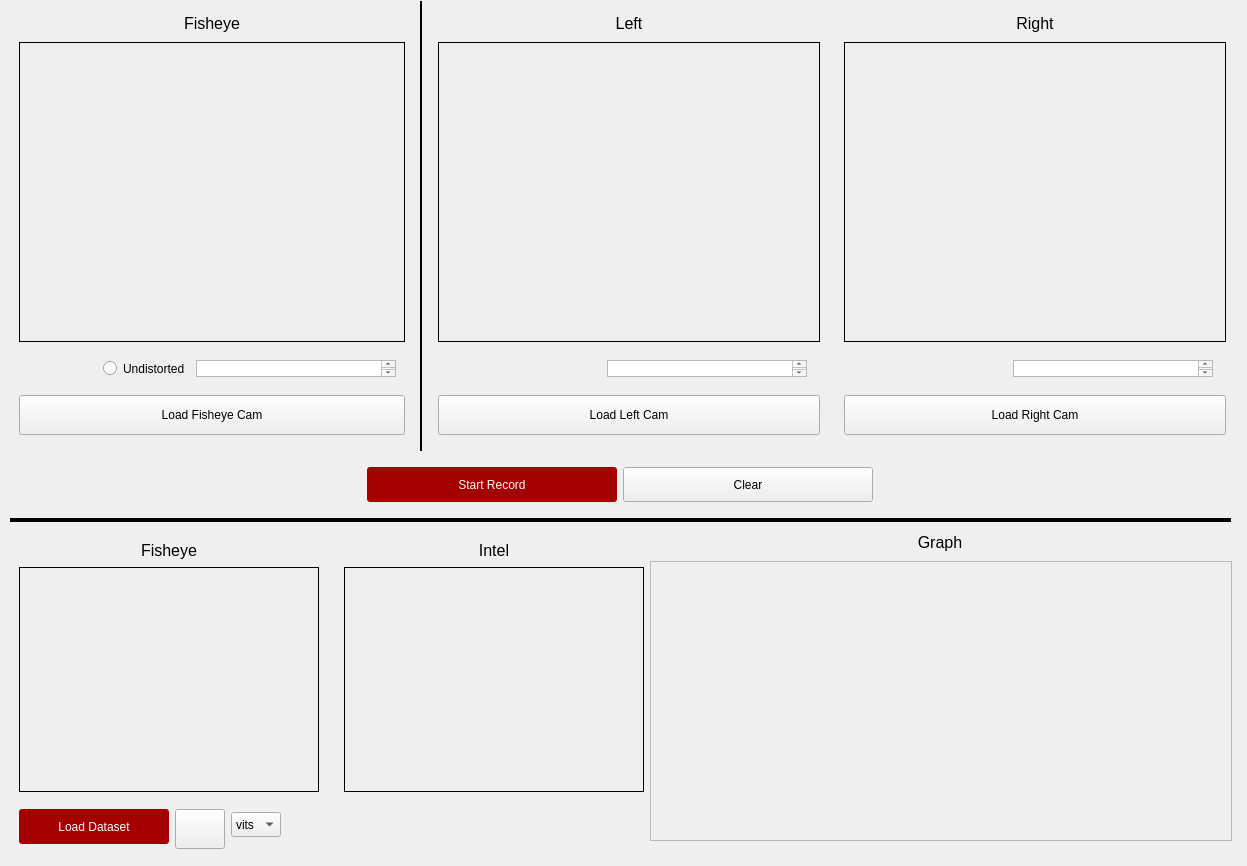
<?xml version="1.0" encoding="UTF-8"?>
<ui version="4.0">
 <class>Form</class>
 <widget class="QWidget" name="Form">
  <property name="geometry">
   <rect>
    <x>0</x>
    <y>0</y>
    <width>1247</width>
    <height>866</height>
   </rect>
  </property>
  <property name="windowTitle">
   <string>Form</string>
  </property>
  <widget class="Line" name="line_2">
   <property name="geometry">
    <rect>
     <x>10</x>
     <y>510</y>
     <width>1221</width>
     <height>21</height>
    </rect>
   </property>
   <property name="frameShadow">
    <enum>QFrame::Plain</enum>
   </property>
   <property name="lineWidth">
    <number>4</number>
   </property>
   <property name="orientation">
    <enum>Qt::Horizontal</enum>
   </property>
  </widget>
  <widget class="QWidget" name="verticalLayoutWidget_3">
   <property name="geometry">
    <rect>
     <x>10</x>
     <y>0</y>
     <width>1225</width>
     <height>510</height>
    </rect>
   </property>
   <layout class="QVBoxLayout" name="verticalLayout_3">
    <item>
     <layout class="QHBoxLayout" name="horizontalLayout">
      <item>
       <widget class="QFrame" name="verticalFrame_3">
        <property name="minimumSize">
         <size>
          <width>400</width>
          <height>450</height>
         </size>
        </property>
        <property name="maximumSize">
         <size>
          <width>16777215</width>
          <height>450</height>
         </size>
        </property>
        <layout class="QVBoxLayout" name="verticalLayout_8">
         <item>
          <widget class="QLabel" name="fisheyeLabel">
           <property name="minimumSize">
            <size>
             <width>100</width>
             <height>20</height>
            </size>
           </property>
           <property name="maximumSize">
            <size>
             <width>400</width>
             <height>20</height>
            </size>
           </property>
           <property name="font">
            <font>
             <pointsize>12</pointsize>
            </font>
           </property>
           <property name="text">
            <string>Fisheye</string>
           </property>
           <property name="alignment">
            <set>Qt::AlignCenter</set>
           </property>
          </widget>
         </item>
         <item>
          <widget class="QLabel" name="entaniyaFrame">
           <property name="minimumSize">
            <size>
             <width>160</width>
             <height>120</height>
            </size>
           </property>
           <property name="maximumSize">
            <size>
             <width>400</width>
             <height>300</height>
            </size>
           </property>
           <property name="layoutDirection">
            <enum>Qt::LeftToRight</enum>
           </property>
           <property name="frameShape">
            <enum>QFrame::Box</enum>
           </property>
           <property name="text">
            <string/>
           </property>
           <property name="alignment">
            <set>Qt::AlignCenter</set>
           </property>
          </widget>
         </item>
         <item>
          <widget class="QFrame" name="horizontalFrame">
           <property name="maximumSize">
            <size>
             <width>400</width>
             <height>35</height>
            </size>
           </property>
           <layout class="QHBoxLayout" name="horizontalLayout_5">
            <item>
             <widget class="QLabel" name="fpsLabel1">
              <property name="maximumSize">
               <size>
                <width>150</width>
                <height>20</height>
               </size>
              </property>
              <property name="text">
               <string/>
              </property>
             </widget>
            </item>
            <item>
             <widget class="QRadioButton" name="radioButton">
              <property name="text">
               <string>Undistorted</string>
              </property>
             </widget>
            </item>
            <item>
             <widget class="QTextBrowser" name="textBrowser">
              <property name="maximumSize">
               <size>
                <width>200</width>
                <height>20</height>
               </size>
              </property>
              <property name="html">
               <string>&lt;!DOCTYPE HTML PUBLIC &quot;-//W3C//DTD HTML 4.0//EN&quot; &quot;http://www.w3.org/TR/REC-html40/strict.dtd&quot;&gt;
&lt;html&gt;&lt;head&gt;&lt;meta name=&quot;qrichtext&quot; content=&quot;1&quot; /&gt;&lt;style type=&quot;text/css&quot;&gt;
p, li { white-space: pre-wrap; }
&lt;/style&gt;&lt;/head&gt;&lt;body style=&quot; font-family:'Ubuntu'; font-size:11pt; font-weight:400; font-style:normal;&quot;&gt;
&lt;p style=&quot;-qt-paragraph-type:empty; margin-top:0px; margin-bottom:0px; margin-left:0px; margin-right:0px; -qt-block-indent:0; text-indent:0px;&quot;&gt;&lt;br /&gt;&lt;/p&gt;&lt;/body&gt;&lt;/html&gt;</string>
              </property>
             </widget>
            </item>
           </layout>
          </widget>
         </item>
         <item>
          <widget class="QPushButton" name="loadFisheye">
           <property name="minimumSize">
            <size>
             <width>100</width>
             <height>25</height>
            </size>
           </property>
           <property name="maximumSize">
            <size>
             <width>400</width>
             <height>40</height>
            </size>
           </property>
           <property name="autoFillBackground">
            <bool>false</bool>
           </property>
           <property name="text">
            <string>Load Fisheye Cam</string>
           </property>
           <property name="iconSize">
            <size>
             <width>20</width>
             <height>20</height>
            </size>
           </property>
          </widget>
         </item>
        </layout>
       </widget>
      </item>
      <item>
       <widget class="Line" name="line">
        <property name="maximumSize">
         <size>
          <width>16777215</width>
          <height>450</height>
         </size>
        </property>
        <property name="frameShadow">
         <enum>QFrame::Plain</enum>
        </property>
        <property name="lineWidth">
         <number>2</number>
        </property>
        <property name="orientation">
         <enum>Qt::Vertical</enum>
        </property>
       </widget>
      </item>
      <item>
       <widget class="QFrame" name="verticalFrame_4">
        <property name="sizePolicy">
         <sizepolicy hsizetype="Preferred" vsizetype="Preferred">
          <horstretch>0</horstretch>
          <verstretch>0</verstretch>
         </sizepolicy>
        </property>
        <property name="minimumSize">
         <size>
          <width>400</width>
          <height>450</height>
         </size>
        </property>
        <property name="maximumSize">
         <size>
          <width>400</width>
          <height>450</height>
         </size>
        </property>
        <layout class="QVBoxLayout" name="verticalLayout_10">
         <item>
          <widget class="QLabel" name="leftLabel">
           <property name="minimumSize">
            <size>
             <width>100</width>
             <height>20</height>
            </size>
           </property>
           <property name="maximumSize">
            <size>
             <width>400</width>
             <height>20</height>
            </size>
           </property>
           <property name="font">
            <font>
             <pointsize>12</pointsize>
            </font>
           </property>
           <property name="text">
            <string>Left</string>
           </property>
           <property name="alignment">
            <set>Qt::AlignCenter</set>
           </property>
          </widget>
         </item>
         <item>
          <widget class="QLabel" name="intelLeftFrame">
           <property name="minimumSize">
            <size>
             <width>160</width>
             <height>120</height>
            </size>
           </property>
           <property name="maximumSize">
            <size>
             <width>400</width>
             <height>300</height>
            </size>
           </property>
           <property name="layoutDirection">
            <enum>Qt::LeftToRight</enum>
           </property>
           <property name="frameShape">
            <enum>QFrame::Box</enum>
           </property>
           <property name="text">
            <string/>
           </property>
           <property name="alignment">
            <set>Qt::AlignCenter</set>
           </property>
          </widget>
         </item>
         <item>
          <widget class="QFrame" name="horizontalFrame_3">
           <property name="maximumSize">
            <size>
             <width>400</width>
             <height>35</height>
            </size>
           </property>
           <layout class="QHBoxLayout" name="horizontalLayout_7">
            <item>
             <widget class="QLabel" name="fpsLabel2">
              <property name="maximumSize">
               <size>
                <width>150</width>
                <height>20</height>
               </size>
              </property>
              <property name="text">
               <string/>
              </property>
             </widget>
            </item>
            <item>
             <widget class="QTextBrowser" name="textBrowser2">
              <property name="maximumSize">
               <size>
                <width>200</width>
                <height>20</height>
               </size>
              </property>
              <property name="html">
               <string>&lt;!DOCTYPE HTML PUBLIC &quot;-//W3C//DTD HTML 4.0//EN&quot; &quot;http://www.w3.org/TR/REC-html40/strict.dtd&quot;&gt;
&lt;html&gt;&lt;head&gt;&lt;meta name=&quot;qrichtext&quot; content=&quot;1&quot; /&gt;&lt;style type=&quot;text/css&quot;&gt;
p, li { white-space: pre-wrap; }
&lt;/style&gt;&lt;/head&gt;&lt;body style=&quot; font-family:'Ubuntu'; font-size:11pt; font-weight:400; font-style:normal;&quot;&gt;
&lt;p style=&quot;-qt-paragraph-type:empty; margin-top:0px; margin-bottom:0px; margin-left:0px; margin-right:0px; -qt-block-indent:0; text-indent:0px;&quot;&gt;&lt;br /&gt;&lt;/p&gt;&lt;/body&gt;&lt;/html&gt;</string>
              </property>
             </widget>
            </item>
           </layout>
          </widget>
         </item>
         <item>
          <widget class="QPushButton" name="loadLeft">
           <property name="minimumSize">
            <size>
             <width>100</width>
             <height>25</height>
            </size>
           </property>
           <property name="maximumSize">
            <size>
             <width>400</width>
             <height>40</height>
            </size>
           </property>
           <property name="autoFillBackground">
            <bool>false</bool>
           </property>
           <property name="text">
            <string>Load Left Cam</string>
           </property>
           <property name="iconSize">
            <size>
             <width>20</width>
             <height>20</height>
            </size>
           </property>
          </widget>
         </item>
        </layout>
       </widget>
      </item>
      <item>
       <widget class="QFrame" name="verticalFrame_5">
        <property name="minimumSize">
         <size>
          <width>400</width>
          <height>450</height>
         </size>
        </property>
        <property name="maximumSize">
         <size>
          <width>400</width>
          <height>450</height>
         </size>
        </property>
        <layout class="QVBoxLayout" name="verticalLayout_11">
         <item>
          <widget class="QLabel" name="rigthLabel">
           <property name="minimumSize">
            <size>
             <width>100</width>
             <height>20</height>
            </size>
           </property>
           <property name="maximumSize">
            <size>
             <width>400</width>
             <height>20</height>
            </size>
           </property>
           <property name="font">
            <font>
             <pointsize>12</pointsize>
            </font>
           </property>
           <property name="text">
            <string>Right</string>
           </property>
           <property name="alignment">
            <set>Qt::AlignCenter</set>
           </property>
          </widget>
         </item>
         <item>
          <widget class="QLabel" name="intelRightFrame">
           <property name="minimumSize">
            <size>
             <width>160</width>
             <height>120</height>
            </size>
           </property>
           <property name="maximumSize">
            <size>
             <width>400</width>
             <height>300</height>
            </size>
           </property>
           <property name="layoutDirection">
            <enum>Qt::LeftToRight</enum>
           </property>
           <property name="frameShape">
            <enum>QFrame::Box</enum>
           </property>
           <property name="text">
            <string/>
           </property>
           <property name="alignment">
            <set>Qt::AlignCenter</set>
           </property>
          </widget>
         </item>
         <item>
          <widget class="QFrame" name="horizontalFrame_4">
           <property name="maximumSize">
            <size>
             <width>400</width>
             <height>35</height>
            </size>
           </property>
           <layout class="QHBoxLayout" name="horizontalLayout_8">
            <item>
             <widget class="QLabel" name="fpsLabel3">
              <property name="maximumSize">
               <size>
                <width>150</width>
                <height>20</height>
               </size>
              </property>
              <property name="text">
               <string/>
              </property>
             </widget>
            </item>
            <item>
             <widget class="QTextBrowser" name="textBrowser3">
              <property name="maximumSize">
               <size>
                <width>200</width>
                <height>20</height>
               </size>
              </property>
              <property name="html">
               <string>&lt;!DOCTYPE HTML PUBLIC &quot;-//W3C//DTD HTML 4.0//EN&quot; &quot;http://www.w3.org/TR/REC-html40/strict.dtd&quot;&gt;
&lt;html&gt;&lt;head&gt;&lt;meta name=&quot;qrichtext&quot; content=&quot;1&quot; /&gt;&lt;style type=&quot;text/css&quot;&gt;
p, li { white-space: pre-wrap; }
&lt;/style&gt;&lt;/head&gt;&lt;body style=&quot; font-family:'Ubuntu'; font-size:11pt; font-weight:400; font-style:normal;&quot;&gt;
&lt;p style=&quot;-qt-paragraph-type:empty; margin-top:0px; margin-bottom:0px; margin-left:0px; margin-right:0px; -qt-block-indent:0; text-indent:0px;&quot;&gt;&lt;br /&gt;&lt;/p&gt;&lt;/body&gt;&lt;/html&gt;</string>
              </property>
             </widget>
            </item>
           </layout>
          </widget>
         </item>
         <item>
          <widget class="QPushButton" name="loadRight">
           <property name="minimumSize">
            <size>
             <width>100</width>
             <height>25</height>
            </size>
           </property>
           <property name="maximumSize">
            <size>
             <width>400</width>
             <height>40</height>
            </size>
           </property>
           <property name="autoFillBackground">
            <bool>false</bool>
           </property>
           <property name="text">
            <string>Load Right Cam</string>
           </property>
           <property name="iconSize">
            <size>
             <width>20</width>
             <height>20</height>
            </size>
           </property>
          </widget>
         </item>
        </layout>
       </widget>
      </item>
     </layout>
    </item>
    <item>
     <widget class="QFrame" name="horizontalFrame_2">
      <property name="minimumSize">
       <size>
        <width>1220</width>
        <height>50</height>
       </size>
      </property>
      <property name="maximumSize">
       <size>
        <width>1220</width>
        <height>50</height>
       </size>
      </property>
      <layout class="QHBoxLayout" name="horizontalLayout_2">
       <item>
        <spacer name="horizontalSpacer">
         <property name="orientation">
          <enum>Qt::Horizontal</enum>
         </property>
         <property name="sizeHint" stdset="0">
          <size>
           <width>40</width>
           <height>20</height>
          </size>
         </property>
        </spacer>
       </item>
       <item>
        <widget class="QPushButton" name="recordMonitorButton">
         <property name="minimumSize">
          <size>
           <width>250</width>
           <height>35</height>
          </size>
         </property>
         <property name="maximumSize">
          <size>
           <width>250</width>
           <height>40</height>
          </size>
         </property>
         <property name="layoutDirection">
          <enum>Qt::LeftToRight</enum>
         </property>
         <property name="autoFillBackground">
          <bool>false</bool>
         </property>
         <property name="styleSheet">
          <string notr="true">QPushButton {
	border-radius: 3px;
	background: rgb(164, 0, 0);
	color: rgb(255, 255, 255);
}

QPushButton:hover{
	background: rgb(204, 0, 0);
}

QPushButton:pressed{
	background: rgb(239, 41, 41);
}</string>
         </property>
         <property name="text">
          <string>Start Record</string>
         </property>
         <property name="iconSize">
          <size>
           <width>25</width>
           <height>25</height>
          </size>
         </property>
         <property name="checkable">
          <bool>true</bool>
         </property>
        </widget>
       </item>
       <item>
        <widget class="QPushButton" name="clearMonitorButton">
         <property name="minimumSize">
          <size>
           <width>250</width>
           <height>35</height>
          </size>
         </property>
         <property name="maximumSize">
          <size>
           <width>400</width>
           <height>40</height>
          </size>
         </property>
         <property name="autoFillBackground">
          <bool>false</bool>
         </property>
         <property name="text">
          <string>Clear</string>
         </property>
         <property name="iconSize">
          <size>
           <width>20</width>
           <height>20</height>
          </size>
         </property>
        </widget>
       </item>
       <item>
        <spacer name="horizontalSpacer_2">
         <property name="orientation">
          <enum>Qt::Horizontal</enum>
         </property>
         <property name="sizeHint" stdset="0">
          <size>
           <width>40</width>
           <height>20</height>
          </size>
         </property>
        </spacer>
       </item>
      </layout>
     </widget>
    </item>
   </layout>
  </widget>
  <widget class="QWidget" name="horizontalLayoutWidget_2">
   <property name="geometry">
    <rect>
     <x>10</x>
     <y>530</y>
     <width>644</width>
     <height>271</height>
    </rect>
   </property>
   <layout class="QHBoxLayout" name="horizontalLayout_3">
    <item>
     <widget class="QFrame" name="verticalFrame">
      <layout class="QVBoxLayout" name="verticalLayout">
       <item>
        <widget class="QLabel" name="depthLabel0">
         <property name="minimumSize">
          <size>
           <width>100</width>
           <height>20</height>
          </size>
         </property>
         <property name="maximumSize">
          <size>
           <width>300</width>
           <height>25</height>
          </size>
         </property>
         <property name="font">
          <font>
           <pointsize>12</pointsize>
          </font>
         </property>
         <property name="text">
          <string>Fisheye</string>
         </property>
         <property name="alignment">
          <set>Qt::AlignCenter</set>
         </property>
        </widget>
       </item>
       <item>
        <widget class="QLabel" name="depthFrame0">
         <property name="minimumSize">
          <size>
           <width>300</width>
           <height>225</height>
          </size>
         </property>
         <property name="maximumSize">
          <size>
           <width>300</width>
           <height>225</height>
          </size>
         </property>
         <property name="layoutDirection">
          <enum>Qt::LeftToRight</enum>
         </property>
         <property name="frameShape">
          <enum>QFrame::Box</enum>
         </property>
         <property name="text">
          <string/>
         </property>
         <property name="alignment">
          <set>Qt::AlignCenter</set>
         </property>
        </widget>
       </item>
      </layout>
     </widget>
    </item>
    <item>
     <widget class="QFrame" name="verticalFrame_2">
      <layout class="QVBoxLayout" name="verticalLayout_2">
       <item>
        <widget class="QLabel" name="depthLabel1">
         <property name="minimumSize">
          <size>
           <width>100</width>
           <height>20</height>
          </size>
         </property>
         <property name="maximumSize">
          <size>
           <width>300</width>
           <height>25</height>
          </size>
         </property>
         <property name="font">
          <font>
           <pointsize>12</pointsize>
          </font>
         </property>
         <property name="text">
          <string>Intel</string>
         </property>
         <property name="alignment">
          <set>Qt::AlignCenter</set>
         </property>
        </widget>
       </item>
       <item>
        <widget class="QLabel" name="depthFrame1">
         <property name="minimumSize">
          <size>
           <width>300</width>
           <height>225</height>
          </size>
         </property>
         <property name="maximumSize">
          <size>
           <width>300</width>
           <height>225</height>
          </size>
         </property>
         <property name="layoutDirection">
          <enum>Qt::LeftToRight</enum>
         </property>
         <property name="frameShape">
          <enum>QFrame::Box</enum>
         </property>
         <property name="text">
          <string/>
         </property>
         <property name="alignment">
          <set>Qt::AlignCenter</set>
         </property>
        </widget>
       </item>
      </layout>
     </widget>
    </item>
   </layout>
  </widget>
  <widget class="QFrame" name="horizontalFrame_3">
   <property name="geometry">
    <rect>
     <x>10</x>
     <y>800</y>
     <width>631</width>
     <height>50</height>
    </rect>
   </property>
   <property name="minimumSize">
    <size>
     <width>0</width>
     <height>50</height>
    </size>
   </property>
   <property name="maximumSize">
    <size>
     <width>16777215</width>
     <height>40</height>
    </size>
   </property>
   <layout class="QHBoxLayout" name="horizontalLayout_4">
    <item>
     <widget class="QPushButton" name="loadDataset">
      <property name="minimumSize">
       <size>
        <width>150</width>
        <height>35</height>
       </size>
      </property>
      <property name="maximumSize">
       <size>
        <width>150</width>
        <height>40</height>
       </size>
      </property>
      <property name="layoutDirection">
       <enum>Qt::LeftToRight</enum>
      </property>
      <property name="autoFillBackground">
       <bool>false</bool>
      </property>
      <property name="styleSheet">
       <string notr="true">QPushButton {
	border-radius: 3px;
	background: rgb(164, 0, 0);
	color: rgb(255, 255, 255);
}

QPushButton:hover{
	background: rgb(204, 0, 0);
}

QPushButton:pressed{
	background: rgb(239, 41, 41);
}</string>
      </property>
      <property name="text">
       <string>Load Dataset</string>
      </property>
      <property name="iconSize">
       <size>
        <width>25</width>
        <height>25</height>
       </size>
      </property>
      <property name="checkable">
       <bool>true</bool>
      </property>
     </widget>
    </item>
    <item>
     <widget class="QPushButton" name="playAndPause">
      <property name="minimumSize">
       <size>
        <width>50</width>
        <height>40</height>
       </size>
      </property>
      <property name="maximumSize">
       <size>
        <width>50</width>
        <height>40</height>
       </size>
      </property>
      <property name="autoFillBackground">
       <bool>false</bool>
      </property>
      <property name="text">
       <string/>
      </property>
      <property name="icon">
       <iconset>
        <normaloff>assets/play-and-pause-button.png</normaloff>assets/play-and-pause-button.png</iconset>
      </property>
      <property name="iconSize">
       <size>
        <width>20</width>
        <height>20</height>
       </size>
      </property>
     </widget>
    </item>
    <item>
     <widget class="QComboBox" name="encoderBox">
      <property name="minimumSize">
       <size>
        <width>50</width>
        <height>20</height>
       </size>
      </property>
      <property name="maximumSize">
       <size>
        <width>100</width>
        <height>25</height>
       </size>
      </property>
      <item>
       <property name="text">
        <string>vits</string>
       </property>
      </item>
      <item>
       <property name="text">
        <string>vitb</string>
       </property>
      </item>
      <item>
       <property name="text">
        <string>vitl</string>
       </property>
      </item>
     </widget>
    </item>
    <item>
     <spacer name="horizontalSpacer_3">
      <property name="orientation">
       <enum>Qt::Horizontal</enum>
      </property>
      <property name="sizeHint" stdset="0">
       <size>
        <width>40</width>
        <height>20</height>
       </size>
      </property>
     </spacer>
    </item>
   </layout>
  </widget>
  <widget class="QWidget" name="verticalLayoutWidget">
   <property name="geometry">
    <rect>
     <x>650</x>
     <y>530</y>
     <width>582</width>
     <height>311</height>
    </rect>
   </property>
   <layout class="QVBoxLayout" name="verticalLayout_4">
    <item>
     <widget class="QLabel" name="graphLabel">
      <property name="minimumSize">
       <size>
        <width>580</width>
        <height>20</height>
       </size>
      </property>
      <property name="maximumSize">
       <size>
        <width>580</width>
        <height>25</height>
       </size>
      </property>
      <property name="font">
       <font>
        <pointsize>12</pointsize>
       </font>
      </property>
      <property name="text">
       <string>Graph</string>
      </property>
      <property name="alignment">
       <set>Qt::AlignCenter</set>
      </property>
     </widget>
    </item>
    <item>
     <widget class="QFrame" name="graphFrame">
      <property name="frameShape">
       <enum>QFrame::StyledPanel</enum>
      </property>
      <property name="frameShadow">
       <enum>QFrame::Raised</enum>
      </property>
     </widget>
    </item>
   </layout>
  </widget>
 </widget>
 <resources/>
 <connections/>
</ui>
